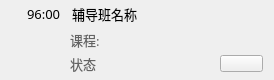
<?xml version="1.0" encoding="UTF-8"?>
<ui version="4.0">
 <class>UIAuxiliaryToday</class>
 <widget class="QWidget" name="UIAuxiliaryToday">
  <property name="geometry">
   <rect>
    <x>0</x>
    <y>0</y>
    <width>274</width>
    <height>80</height>
   </rect>
  </property>
  <property name="minimumSize">
   <size>
    <width>0</width>
    <height>80</height>
   </size>
  </property>
  <property name="windowTitle">
   <string>UIAuxiliaryToday</string>
  </property>
  <layout class="QVBoxLayout" name="verticalLayout">
   <property name="spacing">
    <number>0</number>
   </property>
   <property name="leftMargin">
    <number>0</number>
   </property>
   <property name="topMargin">
    <number>0</number>
   </property>
   <property name="rightMargin">
    <number>0</number>
   </property>
   <property name="bottomMargin">
    <number>0</number>
   </property>
   <item>
    <widget class="QWidget" name="widget_3" native="true">
     <layout class="QHBoxLayout" name="horizontalLayout_3">
      <property name="topMargin">
       <number>0</number>
      </property>
      <property name="bottomMargin">
       <number>0</number>
      </property>
      <item>
       <widget class="QLabel" name="label">
        <property name="minimumSize">
         <size>
          <width>10</width>
          <height>10</height>
         </size>
        </property>
        <property name="maximumSize">
         <size>
          <width>10</width>
          <height>10</height>
         </size>
        </property>
        <property name="styleSheet">
         <string notr="true">border-image: url(:/LoginWindow/images/todayicon.png);</string>
        </property>
        <property name="text">
         <string/>
        </property>
       </widget>
      </item>
      <item>
       <widget class="QLabel" name="time_label">
        <property name="minimumSize">
         <size>
          <width>39</width>
          <height>0</height>
         </size>
        </property>
        <property name="maximumSize">
         <size>
          <width>39</width>
          <height>16777215</height>
         </size>
        </property>
        <property name="font">
         <font>
          <family>微软雅黑</family>
          <pointsize>10</pointsize>
         </font>
        </property>
        <property name="text">
         <string>96:00</string>
        </property>
       </widget>
      </item>
      <item>
       <widget class="QLabel" name="course_label">
        <property name="font">
         <font>
          <family>微软雅黑</family>
          <pointsize>10</pointsize>
         </font>
        </property>
        <property name="text">
         <string>辅导班名称</string>
        </property>
       </widget>
      </item>
     </layout>
    </widget>
   </item>
   <item>
    <widget class="QWidget" name="widget" native="true">
     <layout class="QHBoxLayout" name="horizontalLayout">
      <property name="leftMargin">
       <number>70</number>
      </property>
      <property name="topMargin">
       <number>0</number>
      </property>
      <property name="bottomMargin">
       <number>0</number>
      </property>
      <item>
       <widget class="QLabel" name="lesson_label">
        <property name="font">
         <font>
          <family>微软雅黑</family>
          <pointsize>10</pointsize>
         </font>
        </property>
        <property name="styleSheet">
         <string notr="true">color: rgb(100, 100, 100);</string>
        </property>
        <property name="text">
         <string>课程:</string>
        </property>
       </widget>
      </item>
     </layout>
    </widget>
   </item>
   <item>
    <widget class="QWidget" name="widget_2" native="true">
     <layout class="QHBoxLayout" name="horizontalLayout_2">
      <property name="leftMargin">
       <number>70</number>
      </property>
      <property name="topMargin">
       <number>0</number>
      </property>
      <property name="bottomMargin">
       <number>5</number>
      </property>
      <item>
       <widget class="QLabel" name="status_label">
        <property name="font">
         <font>
          <family>微软雅黑</family>
          <pointsize>10</pointsize>
         </font>
        </property>
        <property name="styleSheet">
         <string notr="true">color: rgb(100, 100, 100);</string>
        </property>
        <property name="text">
         <string>状态</string>
        </property>
       </widget>
      </item>
      <item>
       <spacer name="horizontalSpacer">
        <property name="orientation">
         <enum>Qt::Horizontal</enum>
        </property>
        <property name="sizeHint" stdset="0">
         <size>
          <width>101</width>
          <height>20</height>
         </size>
        </property>
       </spacer>
      </item>
      <item>
       <widget class="QPushButton" name="enter_pushButton">
        <property name="minimumSize">
         <size>
          <width>43</width>
          <height>17</height>
         </size>
        </property>
        <property name="maximumSize">
         <size>
          <width>43</width>
          <height>17</height>
         </size>
        </property>
        <property name="cursor">
         <cursorShape>PointingHandCursor</cursorShape>
        </property>
        <property name="styleSheet">
         <string notr="true">QPushButton{border-image: url(:/LoginWindow/images/todayenter_nor.png);} 
QPushButton:hover{border-image: url(:/LoginWindow/images/todayenter_hover.png);} 
QPushButton:pressed{border-image: url(:/LoginWindow/images/todayenter_hover.png);}</string>
        </property>
        <property name="text">
         <string/>
        </property>
       </widget>
      </item>
     </layout>
    </widget>
   </item>
  </layout>
 </widget>
 <layoutdefault spacing="6" margin="11"/>
 <resources>
  <include location="loginwindow.qrc"/>
 </resources>
 <connections/>
</ui>
